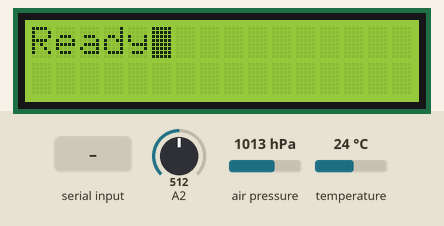
Bench run of a sketch on a simulated Arduino Uno, built with avr-gcc and run on an emulated ATmega328P. Shown: 16×2 character LCD. Inputs (shaded band) come from the test bench; at power-on: A2 = 512, air pressure 1013 hPa, temperature 24 °C. What the sketch prints to the serial monitor is not drawn.

Above: at 1.2 s.
1.3 s: "temperature" received over Serial
At 3.4 s:
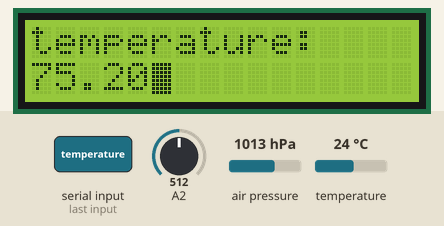
3.8 s: "pressure" received over Serial
At 6.0 s:
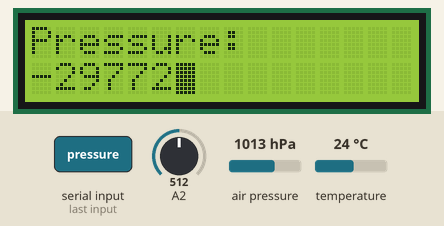
6.3 s: "moisture" received over Serial
At 8.1 s:
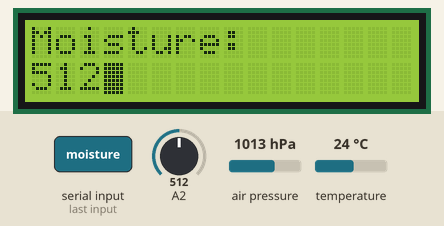
Timing chart, 0 to 9.6 s (numbered marks = the images above; inputs shaded):
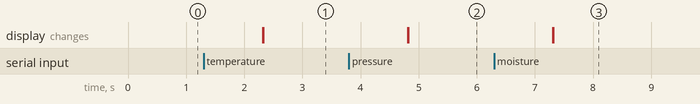

Measured:
- after the input at 1.3 s, the display: first changes after 1.0 s (image 1 shows a later state)
- after the input at 3.8 s, the display: first changes after 1.0 s (image 2 shows a later state)
- after the input at 6.3 s, the display: first changes after 1.0 s (image 3 shows a later state)

The sketch:

SensorArduino.ino
```cpp
#include <stdlib.h>
#include <string.h>
#include <Time.h>
#include <TimeLib.h>
#include <Wire.h>
#include <Adafruit_BMP085.h>
#include <LiquidCrystal.h>
LiquidCrystal lcd(7,8,9,10,11,12);
//create an object of adafruit to use sensors
Adafruit_BMP085 bmp;
int temp = 0;
int pressure = 0;
int moisture = 0;
String check;
 //check = 0;


void setup(){

  //Set listening frequency
  Serial.begin(9600);
  //setting up bmp library
  bmp.begin();
  lcd.begin(16,2);
  lcd.setCursor(0,0);
  lcd.blink();
  lcd.write("Ready");
}

int findtemperature(String check){
  int temp;

   //read value from sensor - get info from pressure/temperature sensor
   temp = bmp.readTemperature() * 10;
   //lcdwrite(check, temp);

   return temp;
}
int findpressure(){
 int pressure;


 pressure=bmp.readPressure();
 return pressure;

}

int findmoisture(){
  float sensorValue = analogRead(A2);
  float moisture = sensorValue;
  return moisture;
}


void loop(){

  while(1) // continously execute
  {
    //String check;
    check = String(Serial.readString());
    Serial.flush();

    // read command from pi - check for number from raspberry pi, get next sensor info
  //String check = String(Serial.readString());

    // temperature info block
    if(check == "temperature"){
      temp = findtemperature(check);
      //Serial.write(temp, DEC); //Displays on the arduino screen
    lcd.clear();
    lcd.print("temperature: ");
    delay(5);
    lcd.setCursor(0,1);
    lcd.print(((((float) temp/10)* 9 / 5) + 32));
      Serial.flush();
      //send hex info - sends the hex version of the statement to the raspberyy pi
      Serial.println(temp);
      Serial.flush();
      // check for execute - makes sure the code executes based off of the flashing of an led
      check = "0";
    }
    else if(check == "pressure"){

    pressure = findpressure();
    lcd.clear();
    lcd.print("Pressure: ");
    delay(5);
    lcd.setCursor(0,1);
    lcd.print(pressure);
       Serial.flush();
       Serial.println(pressure);
       Serial.flush();
       check = "0";
    }

    else if(check == "moisture"){

       moisture = findmoisture();
       lcd.clear();
       lcd.print("Moisture: ");
       delay(5);
       lcd.setCursor(0,1);
       lcd.print(moisture);
       Serial.flush();
       Serial.println(moisture);
       Serial.flush();
       check = "0";
    }

    else{
      //lcd.print("err");
      Serial.println("E");
    }

  }
}
```
